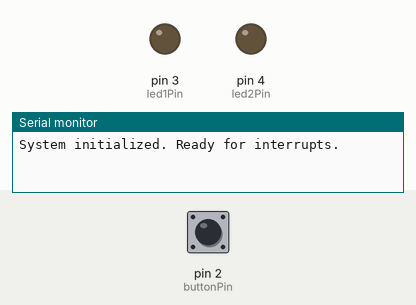
Bench run of a sketch on a simulated Arduino Uno, built with avr-gcc and run on an emulated ATmega328P. Parts: output pins drawn as LEDs (lit = HIGH), the last lines printed to the serial monitor. The inputs (shaded band) are chosen by the test bench; at power-on: pin 2 (buttonPin) HIGH. Pins used as bus, display or sensor lines are not drawn.

Above: at 1.2 s.
1.3 s: pin 2 (buttonPin) pulled LOW for 0.15 s
At 1.6 s:
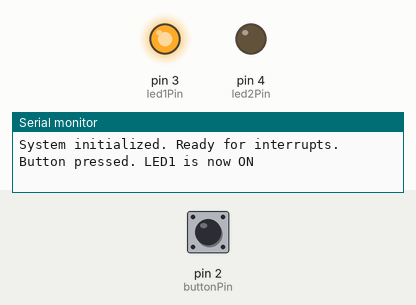
2.9 s: pin 2 (buttonPin) pulled LOW for 1 s
At 4.1 s:
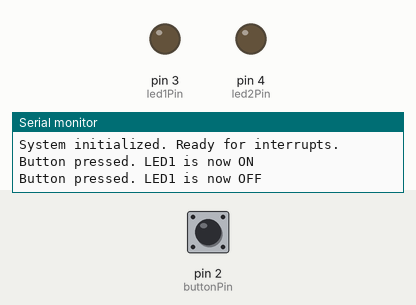
5.4 s: pin 2 (buttonPin) pulled LOW for 3.2 s
At 6.1 s:
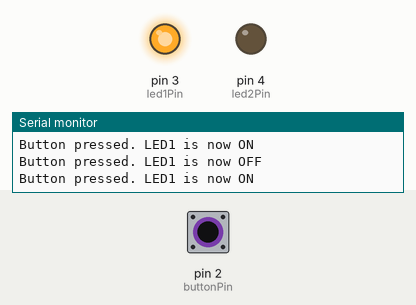
Timing chart, 0 to 8.4 s (numbered marks = the images above; inputs shaded):
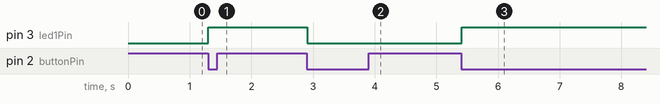

Measured:
- after the input at 1.3 s, pin 3 (led1Pin): LOW → HIGH at once
- after the input at 2.9 s, pin 3 (led1Pin): HIGH → LOW at once
- after the input at 5.4 s, pin 3 (led1Pin): LOW → HIGH at once

The sketch:

4.2C.ino
```cpp
const int buttonPin = 2;     // Interrupt-capable pin for button
const int trigPin = 9;       // Trigger pin for ultrasonic sensor
const int echoPin = 10;       // Echo pin for ultrasonic sensor (interrupt-capable)
const int led1Pin = 3;       // LED controlled by button
const int led2Pin = 4;       // LED controlled by ultrasonic sensor

volatile bool buttonPressed = false;
volatile unsigned long echoStart = 0;
volatile unsigned long echoEnd = 0;
volatile int distance = 0;

bool led1State = false;
bool objectDetected = false;


const int DETECTION_THRESHOLD = 30; // Distance within which the object will be detected

void setup() {
  Serial.begin(9600);
  while (!Serial);

  pinMode(buttonPin, INPUT_PULLUP); // Enable internal pull-up resistor
  pinMode(trigPin, OUTPUT);
  pinMode(echoPin, INPUT);
  pinMode(led1Pin, OUTPUT);
  pinMode(led2Pin, OUTPUT);

  // Attach interrupts
  attachInterrupt(digitalPinToInterrupt(buttonPin), buttonISR, FALLING);
  attachInterrupt(digitalPinToInterrupt(echoPin), echoISR, CHANGE);

  // Initial LED states
  digitalWrite(led1Pin, LOW);
  digitalWrite(led2Pin, LOW);

  Serial.println("System initialized. Ready for interrupts.");
}

void loop() {
  // Handle button press
  if (buttonPressed) {
    handleButtonPress();
    buttonPressed = false;
  }

  // Handle ultrasonic sensor detection
  handleObjectDetection();

  // Trigger ultrasonic sensor periodically
  static unsigned long lastTrigger = 0;
  if (millis() - lastTrigger >= 100) { // Trigger every 100ms
    triggerUltrasonic();
    lastTrigger = millis();
  }

  delay(10);
}

void buttonISR() {
  buttonPressed = true;
}

void echoISR() {
  if (digitalRead(echoPin) == HIGH) {
    echoStart = micros();
  } else {
    echoEnd = micros();
    unsigned long duration = echoEnd - echoStart;
    distance = duration * 0.034 / 2; // Calculate distance in cm
  }
}

// Handler functions
void handleButtonPress() {
  led1State = !led1State;
  digitalWrite(led1Pin, led1State ? HIGH : LOW);

  Serial.print("Button pressed. LED1 is now ");
  Serial.println(led1State ? "ON" : "OFF");
}

void handleObjectDetection() {
  // Check if object is within detection threshold
  bool currentlyDetected = (distance > 0 && distance < DETECTION_THRESHOLD);

  // Only update if detection status changed
  if (currentlyDetected != objectDetected) {
    objectDetected = currentlyDetected;
    digitalWrite(led2Pin, objectDetected ? HIGH : LOW);

    if (objectDetected) {
      Serial.print("Object detected at ");
      Serial.print(distance);
      Serial.println("cm. LED2 turned ON.");
    } else {
      Serial.println("Object moved away. LED2 turned OFF.");
    }
  }
}

void triggerUltrasonic() {
  digitalWrite(trigPin, LOW);
  delayMicroseconds(2);
  digitalWrite(trigPin, HIGH);
  delayMicroseconds(10);
  digitalWrite(trigPin, LOW);
}
```
